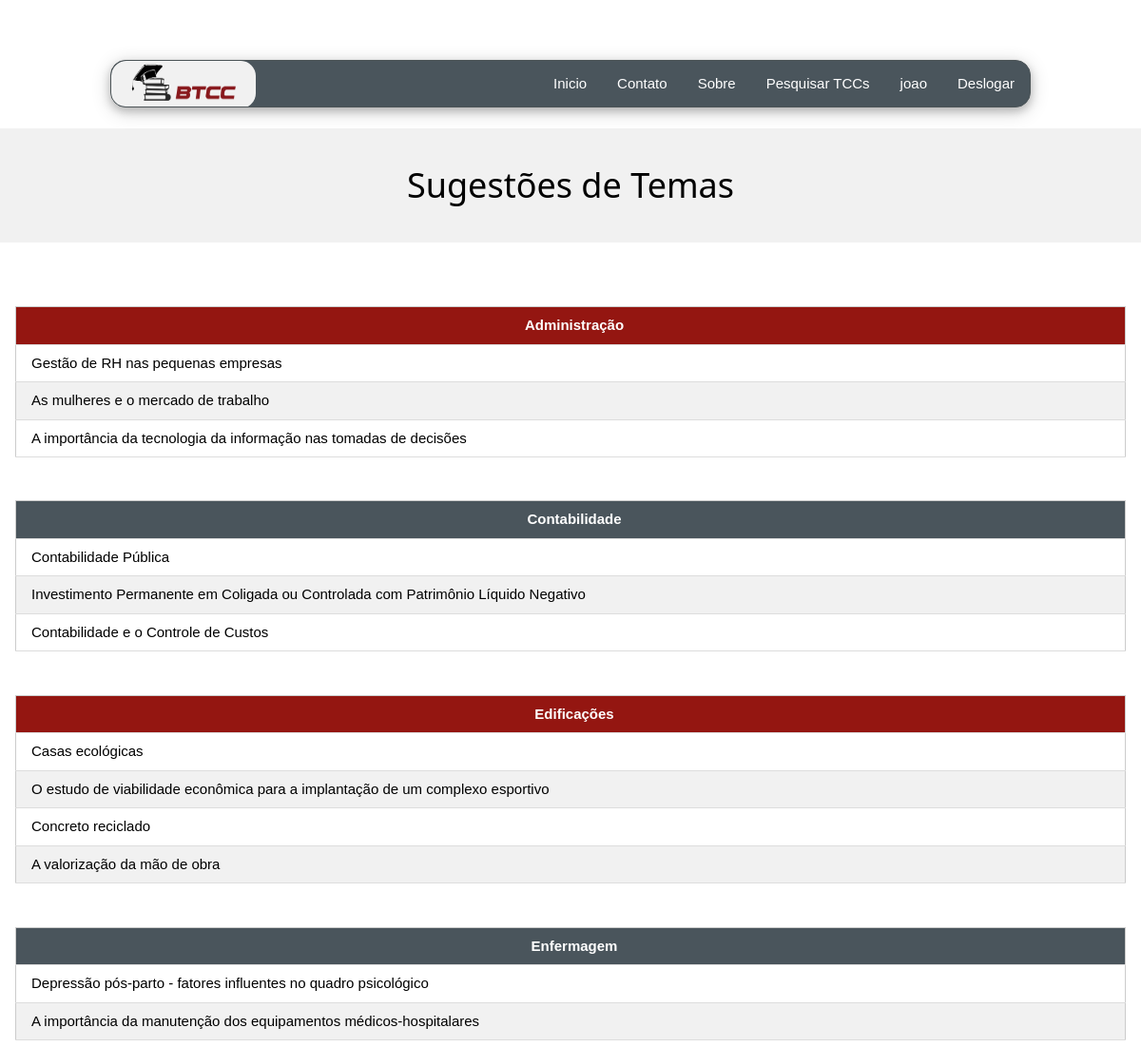
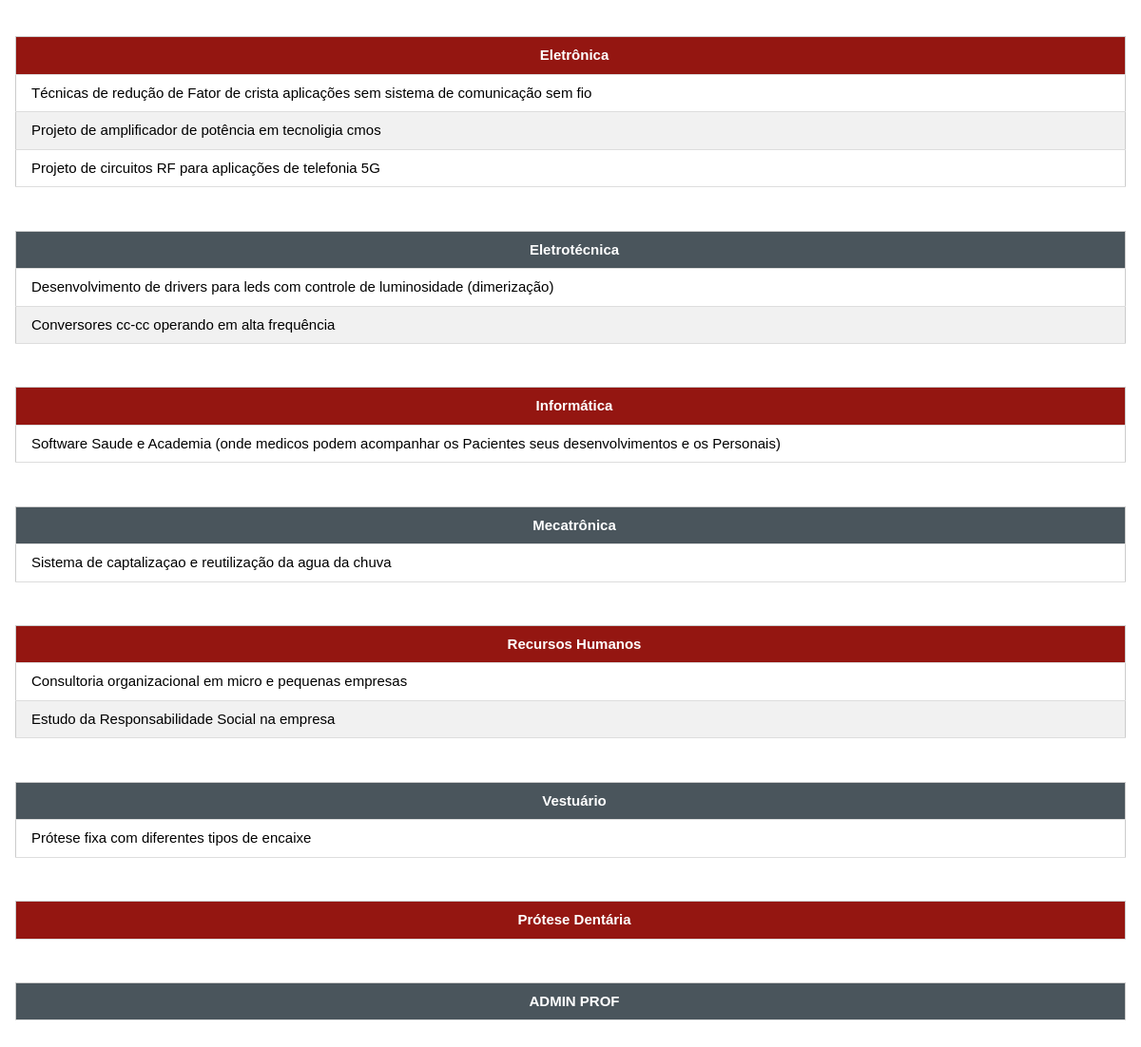
The page /sugestoes.php (signed in) on the database its author committed (2 pictures, top to bottom).
### tables this page shows
CREATE TABLE TB_CURSO
(
	ID_CURSO INT NOT NULL PRIMARY KEY AUTO_INCREMENT,
	CRS_NOME VARCHAR(50) NOT NULL 
);

CREATE TABLE TB_SUGESTOES
(
	ID_SUGESTOES INT NOT NULL PRIMARY KEY AUTO_INCREMENT,
	COD_CURSOS INT NOT NULL,		
	SG_SUGESTAO TEXT(500) NOT NULL 		
);

### bancoDados.class.php (the view, shortened to what this page needs)
<?php
    class bancoDadosBTCC
    {
        private $usuario;
        private $senha;
        private $banco;
        private $host;
        public function conectarBancoDados(){
            $conexao = mysqli_connect($this->getHost(), $this->getUsuario(), $this->getSenha())
            or die ("ERRO CONEXAO");
            if($conexao){
                mysqli_select_db($conexao, $this->getBanco())
                or die ("ERRO SELECT DATABASE");
            }
            return $conexao;
        }
        function exibirSugestoes(){
            $conexao = $this->conectarBancoDados();
            $comandoSQL = "SELECT A.CRS_NOME, A.ID_CURSO FROM TB_CURSO A";
            $result = mysqli_query($conexao, $comandoSQL);
            if(mysqli_num_rows($result) > 0)
            {
                while($buscar = $result->fetch_array(MYSQLI_ASSOC)) {
                   $curso = utf8_encode($buscar["CRS_NOME"]);
                   $idCurso = $buscar["ID_CURSO"];
                   if (!isset($theme)) $theme = "w3-theme-cinza";
                   if($theme == "w3-theme-cinza"){
                        $theme = "w3-theme-btcc";
                   }else{
                        $theme = "w3-theme-cinza";
                   }
                   echo "
                    <div class='w3-container'>
                    <table class='w3-table w3-bordered w3-hoverable w3-table-all'>
                   <tr><thead>
                    <th class='".$theme." w3-center' >".$curso."</th>
                   </thead></tr>";
                   $comandoSQL1 = "SELECT A.SG_SUGESTAO FROM TB_SUGESTOES A WHERE A.COD_CURSOS = '$idCurso'";
                   $result1 = mysqli_query($conexao, $comandoSQL1);
                    if(mysqli_num_rows($result1) > 0)
                    {
                      while($buscar = $result1->fetch_array(MYSQLI_ASSOC)) {
                        $sugestao = utf8_encode($buscar["SG_SUGESTAO"]);
                        echo "<tr><td>".$sugestao."</td></tr>";
                      }
                    }
                    echo "
                        </table>
                    </div><br><br>
                    ";
                }
            }
            else{
                echo "<tr>";
                    echo '<td> SEM RESULTADOS </td>';
                echo "</tr>";
            }
        }
        public function setUsuario($newUsuario)
        {
            $this->usuario = $newUsuario;
        }
        public function getUsuario()
        {
            return $this->usuario;
        }
        public function setSenha($newSenha)
        {
            $this->senha = $newSenha;
        }
        public function getSenha()
        {
            return $this->senha;
        }
        public function setBanco($newBanco)
        {
            $this->banco = $newBanco;
        }
        public function getBanco()
        {
            return $this->banco;
        }
        public function setHost($newHost)
        {
            $this->host = $newHost;
        }
        public function getHost()
        {
            return $this->host;
        }
    }

### css/w3.css (style rules this page uses)
*,*:before,*:after { box-sizing:inherit }
html { -ms-text-size-adjust:100%;-webkit-text-size-adjust:100% }
body { margin:0 }
html,body { font-family:Verdana,sans-serif;font-size:15px;line-height:1.5 }
html { overflow-x:hidden }
.w3-table,.w3-table-all { border-collapse:collapse;border-spacing:0;width:100%;display:table }
.w3-table-all { border:1px solid #ccc }
.w3-bordered tr,.w3-table-all tr { border-bottom:1px solid #ddd }
.w3-table-all tr:nth-child(odd) { background-color:#fff }
.w3-table-all tr:nth-child(even) { background-color:#f1f1f1 }
.w3-table td,.w3-table th,.w3-table-all td,.w3-table-all th { padding:8px 8px;display:table-cell;text-align:left;vertical-align:top }
.w3-table th:first-child,.w3-table td:first-child,.w3-table-all th:first-child,.w3-table-all td:first-child { padding-left:16px }
.w3-container:after,.w3-container:before,.w3-panel:after,.w3-panel:before,.w3-row:after,.w3-row:before,.w3-row-padding:after,.w3-row-padding:before, .w3-cell-row:before,.w3-cell-row:after,.w3-clear:after,.w3-clear:before,.w3-bar:before,.w3-bar:after { content:"";display:table;clear:both }
.w3-container,.w3-panel { padding:0.01em 16px }
.w3-center { text-align:center!important }

### css/w3-theme-red.css (style rules this page uses)
.w3-theme-btcc { color:#fff !important; background-color:#941611 !important }
.w3-theme-cinza { color:#fff !important; background-color:#4a555c !important }

### rows shown on the page
tb_curso: CRS_NOME "Administração"
tb_sugestoes: SG_SUGESTAO "Gestão de RH nas pequenas empresas"
tb_sugestoes: SG_SUGESTAO "As mulheres e o mercado de trabalho"
tb_sugestoes: SG_SUGESTAO "A importância da tecnologia da informação nas tomadas de decisões"
tb_curso: CRS_NOME "Contabilidade"
tb_sugestoes: SG_SUGESTAO "Contabilidade Pública"
tb_sugestoes: SG_SUGESTAO "Investimento Permanente em Coligada ou Controlada com Patrimônio Líquido Negativo"
tb_sugestoes: SG_SUGESTAO "Contabilidade e o Controle de Custos"
tb_curso: CRS_NOME "Edificações"
tb_sugestoes: SG_SUGESTAO "Casas ecológicas"
tb_sugestoes: SG_SUGESTAO "O estudo de viabilidade econômica para a implantação de um complexo esportivo"
tb_sugestoes: SG_SUGESTAO "Concreto reciclado"
tb_sugestoes: SG_SUGESTAO "A valorização da mão de obra"
tb_curso: CRS_NOME "Enfermagem"
tb_sugestoes: SG_SUGESTAO "Depressão pós-parto - fatores influentes no quadro psicológico"
tb_sugestoes: SG_SUGESTAO "A importância da manutenção dos equipamentos médicos-hospitalares"
tb_curso: CRS_NOME "Eletrônica"
tb_sugestoes: SG_SUGESTAO "Técnicas de redução de Fator de crista aplicações sem sistema de comunicação sem fio"
tb_sugestoes: SG_SUGESTAO "Projeto de amplificador de potência em tecnoligia cmos"
tb_sugestoes: SG_SUGESTAO "Projeto de circuitos RF para aplicações de telefonia 5G"
tb_curso: CRS_NOME "Eletrotécnica"
tb_sugestoes: SG_SUGESTAO "Desenvolvimento de drivers para leds com controle de luminosidade (dimerização)"
tb_sugestoes: SG_SUGESTAO "Conversores cc-cc operando em alta frequência"
tb_curso: CRS_NOME "Informática"
tb_sugestoes: SG_SUGESTAO "Software Saude e Academia (onde medicos podem acompanhar os Pacientes seus desenvolvimentos e os Personais)"
tb_curso: CRS_NOME "Mecatrônica"
tb_sugestoes: SG_SUGESTAO "Sistema de captalizaçao e reutilização da agua da chuva"
tb_curso: CRS_NOME "Recursos Humanos"
tb_sugestoes: SG_SUGESTAO "Consultoria organizacional em micro e pequenas empresas"
tb_sugestoes: SG_SUGESTAO "Estudo da Responsabilidade Social na empresa"
tb_curso: CRS_NOME "Vestuário"
tb_sugestoes: SG_SUGESTAO "Prótese fixa com diferentes tipos de encaixe"
tb_curso: CRS_NOME "Prótese Dentária"
tb_curso: CRS_NOME "ADMIN PROF"

### other values the page prints
$_SESSION['nome'] "joao"
